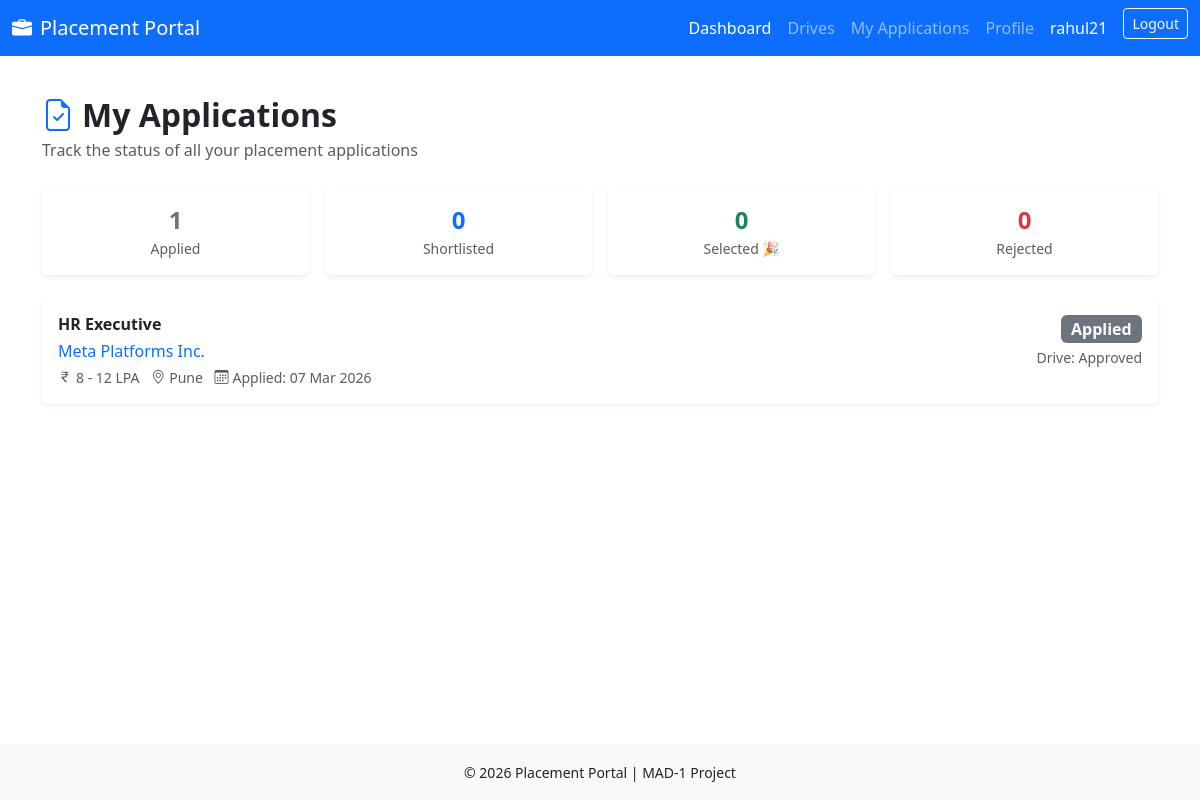
Screenshot of /student/applications (signed in) with the database file from the repository.
### app/models.py (models this page shows, shortened)
class User(db.Model, UserMixin):
    __tablename__ = 'users'
    id = db.Column(db.Integer, primary_key=True)
    username = db.Column(db.String(50), unique=True,nullable=False)
    email = db.Column(db.String(120), unique=True,nullable=False)
    password = db.Column(db.String(200),nullable=False)
    role = db.Column(db.String(20),nullable=False)
    active= db.Column(db.Boolean,default=True)
    is_blacklisted=db.Column(db.Boolean,default=False)
    created_at= db.Column(db.DateTime, default=datetime.utcnow)
    student_profile= db.relationship('Student' , backref='user', uselist= False, cascade='all,delete-orphan')
    company_profile= db.relationship('Company' , backref='user', uselist= False, cascade='all,delete-orphan')
    @property
    def is_active(self):
        return self.active and not self.is_blacklisted

class Application(db.Model):
    __tablename__ = 'applications'
    id           = db.Column(db.Integer, primary_key=True)
    student_id   = db.Column(db.Integer, db.ForeignKey('students.id'), nullable=False)
    drive_id     = db.Column(db.Integer, db.ForeignKey('placement_drives.id'), nullable=False)
    applied_date = db.Column(db.DateTime, default=datetime.utcnow)
    status       = db.Column(db.String(20), default='applied')
    cover_note   = db.Column(db.Text)
    __table_args__ = (
        db.UniqueConstraint('student_id', 'drive_id', name='unique_student_drive'),
    )

class PlacementDrive(db.Model):
    __tablename__='placement_drives'
    id             = db.Column(db.Integer, primary_key=True)
    company_id     = db.Column(db.Integer, db.ForeignKey('companies.id'), nullable=False)
    job_title      = db.Column(db.String(100), nullable=False)
    job_description = db.Column(db.Text,nullable=False)
    eligibility_criteria = db.Column(db.Text)
    package          =db.Column(db.String(50))
    location         =db.Column(db.String(100))
    deadline         =db.Column(db.Date, nullable=False)
    status           =db.Column(db.String(20), default='pending')
    created_at       =db.Column(db.DateTime, default=datetime.utcnow)
    applications = db.relationship('Application', backref='drive', lazy=True, cascade='all, delete-orphan')

class Company(db.Model):
    __tablename__='companies'
    id         = db.Column(db.Integer,primary_key=True)
    user_id    = db.Column(db.Integer,db.ForeignKey('users.id'),nullable=False)
    company_name = db.Column(db.String(100),nullable=False)
    hr_contact  = db.Column(db.String(100))
    website     = db.Column(db.String(200))
    description = db.Column(db.Text)
    industry    = db.Column(db.String(100))
    approval_status = db.Column(db.String(20))
    drives = db.relationship('PlacementDrive', backref='company',lazy=True,cascade='all,delete-orphan')

### app/routes/student.py (the view)
@student_bp.route('/applications')
@login_required
@student_required
def my_applications():
    student = current_user.student_profile
    applications = (Application.query
                    .filter_by(student_id=student.id)
                    .order_by(Application.applied_date.desc())
                    .all())
    return render_template('student/my_applications.html', applications=applications)

### app/models.py (called while the page is built)
@login_manager.user_loader
def load_user(user_id):
    return User.query.get(int(user_id))

### app/routes/student.py (called while the page is built)
def student_required(f):
    @wraps(f)
    def decorated_function(*args, **kwargs):
        if not current_user.is_authenticated or current_user.role != 'student':
            flash('Student access required.')
            return redirect(url_for('auth.login'))
        return f(*args, **kwargs)
    return decorated_function

### app/templates/student/my_applications.html (shortened to what this page needs)
{% extends 'base.html' %}
{% block content %}
<h2 class="fw-bold mb-1"><i class="bi bi-file-earmark-check me-2 text-primary"></i>My Applications</h2>
<p class="text-muted mb-4">Track the status of all your placement applications</p>
{% if applications %}
<div class="row g-3 mb-4">
    {% set counts = {
        'applied': applications | selectattr('status','equalto','applied') | list | length,
        'shortlisted': applications | selectattr('status','equalto','shortlisted') | list | length,
        'selected': applications | selectattr('status','equalto','selected') | list | length,
        'rejected': applications | selectattr('status','equalto','rejected') | list | length
    } %}
    <div class="col-6 col-md-3">
        <div class="card border-0 shadow-sm text-center p-3">
            <div class="fw-bold fs-4 text-secondary">{{ counts.applied }}</div>
            <div class="small text-muted">Applied</div>
        </div>
    </div>
    <div class="col-6 col-md-3">
        <div class="card border-0 shadow-sm text-center p-3">
            <div class="fw-bold fs-4 text-primary">{{ counts.shortlisted }}</div>
            <div class="small text-muted">Shortlisted</div>
        </div>
    </div>
    <div class="col-6 col-md-3">
        <div class="card border-0 shadow-sm text-center p-3">
            <div class="fw-bold fs-4 text-success">{{ counts.selected }}</div>
            <div class="small text-muted">Selected 🎉</div>
        </div>
    </div>
    <div class="col-6 col-md-3">
        <div class="card border-0 shadow-sm text-center p-3">
            <div class="fw-bold fs-4 text-danger">{{ counts.rejected }}</div>
            <div class="small text-muted">Rejected</div>
        </div>
    </div>
</div>
<div class="row g-3">
    {% for app in applications %}
    <div class="col-12">
        <div class="card border-0 shadow-sm
            ">
            <div class="card-body">
                <div class="d-flex justify-content-between align-items-start flex-wrap gap-2">
                    <div>
                        <h6 class="fw-bold mb-1">{{ app.drive.job_title }}</h6>
                        <p class="text-primary mb-1">{{ app.drive.company.company_name }}</p>
                        <div class="text-muted small">
                            {% if app.drive.package %}
                                <i class="bi bi-currency-rupee me-1"></i>{{ app.drive.package }}
                            {% endif %}
                            {% if app.drive.location %}
                                <i class="bi bi-geo-alt ms-2 me-1"></i>{{ app.drive.location }}
                            {% endif %}
                            <i class="bi bi-calendar3 ms-2 me-1"></i>Applied: {{ app.applied_date.strftime('%d %b %Y') }}
                        </div>
                    </div>
                    <div class="text-end">
                        <span class="badge fs-6
                            {% if app.status == 'selected' %}bg-success
                            {% elif app.status == 'shortlisted' %}bg-primary
                            {% elif app.status == 'rejected' %}bg-danger
                            {% else %}bg-secondary{% endif %}">
                            {{ app.status | capitalize }}
                        </span>
                        <div class="text-muted small mt-1">
                            Drive: {{ app.drive.status | capitalize }}
                        </div>
                    </div>
                </div>
            </div>
        </div>
    </div>
    {% endfor %}
</div>
{% endif %}
{% endblock %}

### app/templates/base.html (shortened to what this page needs)
<!DOCTYPE html>
<html lang="en">
<head>
    <link href="https://cdn.jsdelivr.net/npm/bootstrap@5.3.0/dist/css/bootstrap.min.css" rel="stylesheet">
    <link href="https://cdn.jsdelivr.net/npm/bootstrap-icons@1.11.3/font/bootstrap-icons.css" rel="stylesheet">
</head>
<body>
<nav class="navbar navbar-dark bg-primary">
    <div class="container-fluid">
        <a class="navbar-brand d-flex align-items-center" href="{{ url_for('auth.index') }}">
            <i class="bi bi-briefcase-fill me-2"></i>
            Placement Portal
        </a>
        <div>
            <ul class="navbar-nav flex-row gap-3">
                {% if current_user.is_authenticated %}
                    {% if current_user.role == 'admin' %}
                        <li class="nav-item">
                            <a class="nav-link text-white" href="{{ url_for('admin.dashboard') }}">Dashboard</a>
                        </li>
                        <li class="nav-item">
                            <a class="nav-link" href="{{ url_for('admin.companies') }}">Companies</a>
                        </li>
                        <li class="nav-item">
                            <a class="nav-link" href="{{ url_for('admin.students') }}">Students</a>
                        </li>
                        <li class="nav-item">
                            <a class="nav-link" href="{{ url_for('admin.drives') }}">Drives</a>
                        </li>
                        <li class="nav-item">
                            <a class="nav-link" href="{{ url_for('admin.applications') }}">Applications</a>
                        </li>
                    {% elif current_user.role == 'student' %}
                        <li class="nav-item">
                            <a class="nav-link text-white" href="{{ url_for('student.dashboard') }}">Dashboard</a>
                        </li>
                        <li class="nav-item">
                            <a class="nav-link" href="{{ url_for('student.drives') }}">Drives</a>
                        </li>
                        <li class="nav-item">
                            <a class="nav-link" href="{{ url_for('student.my_applications') }}">My Applications</a>
                        </li>
                        <li class="nav-item">
                            <a class="nav-link" href="{{ url_for('student.profile') }}">Profile</a>
                        </li>
                    {% endif %}
                    <li class="nav-item">
                        <span class="nav-link text-white">{{ current_user.username }}</span>
                    </li>
                    <li class="nav-item">
                        <a class="btn btn-outline-light btn-sm" href="{{ url_for('auth.logout') }}">Logout</a>
                    </li>
                {% endif %}
            </ul>
        </div>
    </div>
</nav>
<main class="container mt-4">
    {% block content %}
    {% endblock %}
</main>
<footer class="bg-light text-center py-3 mt-4">
    <small>© 2026 Placement Portal | MAD-1 Project</small>
</footer>
</body>
</html>

### app/templates/base.html (style rules this page uses)
body { min-height: 100vh; display: flex; flex-direction: column; }
main { flex: 1; }

### rows the page displays
User: username "rahul21"
Application: drive.job_title "HR Executive", drive.company.company_name "Meta Platforms Inc.", drive.package "8 - 12 LPA", drive.location "Pune", applied_date "07 Mar 2026", status "Applied", drive.status "Approved"

### other values shown
{{ counts.applied }} "1"
{{ counts.shortlisted }} "0"
{{ counts.selected }} "0"
{{ counts.rejected }} "0"
